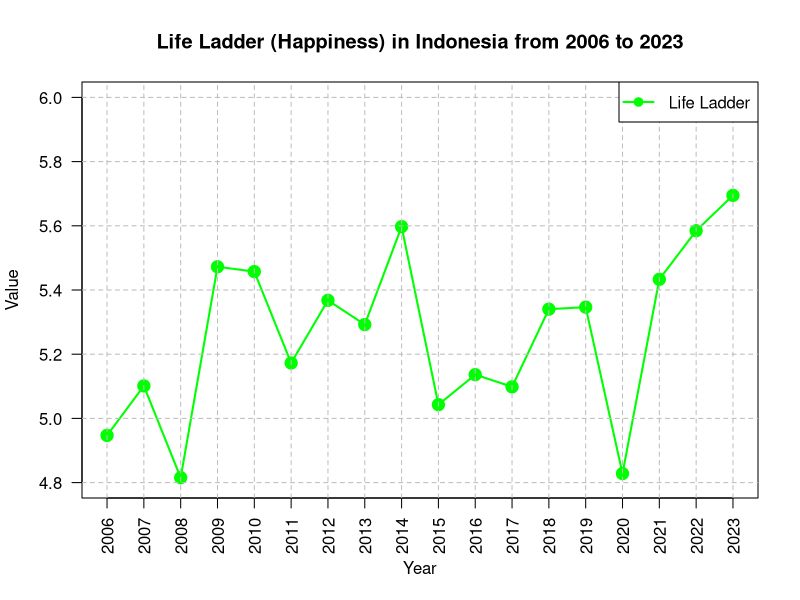

Generate this figure with R:
# Memuat dataset
df <- read.csv("World Happiness Report 2024.csv")

# Memfilter data untuk Indonesia antara tahun 2006 dan 2023
indonesia_data <- df[df$Country.name == "Indonesia" & df$year >= 2006 & df$year <= 2023, ]

# Menyimpan grafik dalam format PNG
png("hasil_visualisasi_csv.png", width = 800, height = 600) # Atur ukuran gambar

# Mengatur plot dasar
plot(
    indonesia_data$year, indonesia_data$Life.Ladder,
    type = "o", col = "green", pch = 19, lwd = 2, cex = 1.5,
    xlab = "Year", ylab = "Value", main = "Life Ladder (Happiness) in Indonesia from 2006 to 2023",
    xlim = c(2006, 2023), ylim = c(4.8, 6), xaxt = "n", yaxt = "n", frame.plot = TRUE
)

# Menambahkan sumbu x dan y dengan skala yang diinginkan
axis(1, at = seq(2006, 2023, by = 1), las = 2) # Tahun di sumbu x
axis(2, at = seq(4.8, 6.0, by = 0.2), las = 2) # Nilai Life Ladder di sumbu y

# Menambahkan garis grid horizontal dan vertikal
abline(h = seq(4.8, 6.0, by = 0.2), v = seq(2006, 2023, by = 1), col = "gray", lty = "dashed")

# Menambahkan legenda di bagian atas
legend("topright", legend = "Life Ladder", col = "green", pch = 19, lty = 1, lwd = 2, bg = "white")

# Menutup perangkat grafis dan menyimpan file PNG
dev.off()
